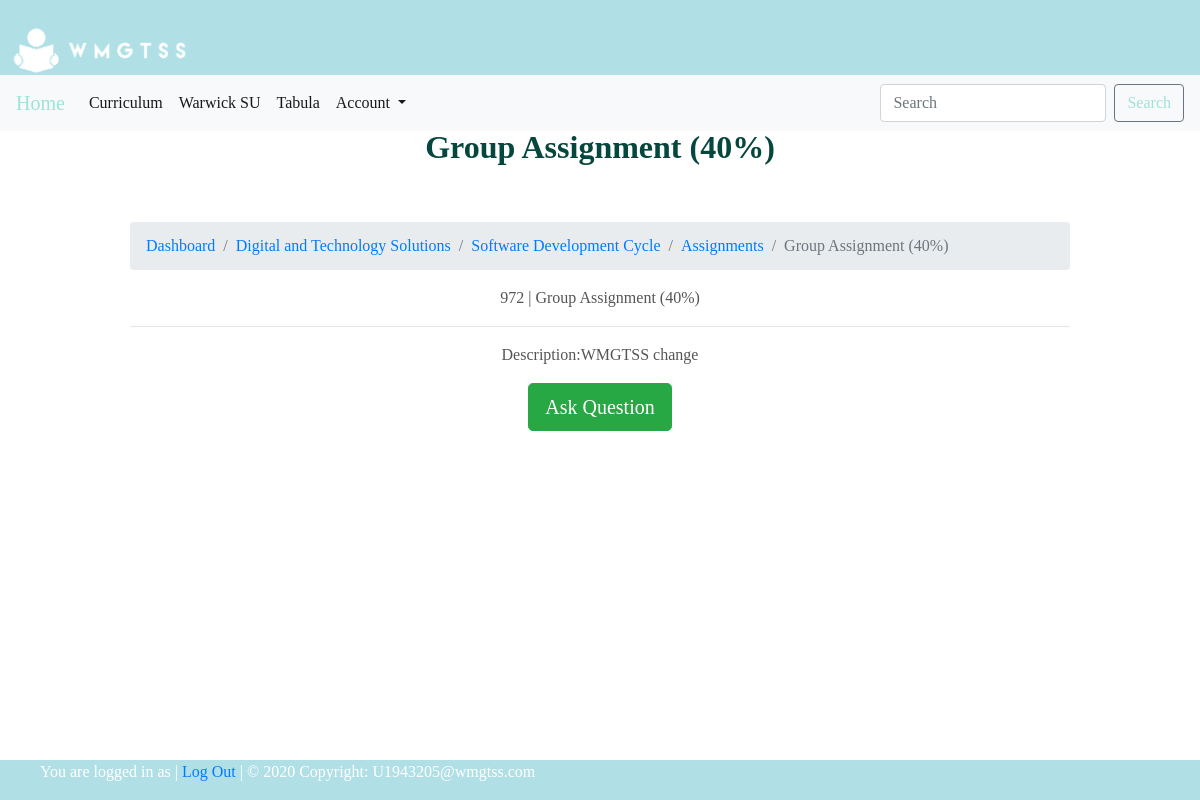
The app's page /curriculum/digital-and-technology-solutions/software-development-cycle/group-assignment-40/assignments/ with its own data.
### curriculum/models.py (models this page shows, shortened)
class Assignment(models.Model):
    id = models.CharField(primary_key =True, max_length=50)
    course = models.ForeignKey(Course, on_delete=models.CASCADE, related_name='assignments')
    module = models.ForeignKey(Module, on_delete=models.CASCADE,related_name='assignments')
    name = models.TextField(max_length=50)
    description = models.TextField(max_length=250)
    slug = models.SlugField(null=True, blank=True)
    duedate = models.DateTimeField()

class Course(models.Model):
    course_id = models.CharField(unique=True, max_length=50)
    name = models.TextField(max_length=50)
    slug = models.SlugField(null=True, blank=True)
    image = models.ImageField(upload_to=course_rename, blank=True, verbose_name="Course Image")
    description = models.TextField(max_length=500, blank=True)

class Module(models.Model):
    module_id = models.IntegerField(unique=True, max_length=100)
    name = models.TextField(max_length=50)
    course = models.ForeignKey(Course, on_delete=models.CASCADE, related_name='modules')
    teacher = models.ForeignKey(User, on_delete=models.CASCADE)
    slug = models.SlugField(null=True, blank=True)

### curriculum/views.py (the view)
# urls.py: path('<str:course>/<str:module>/<slug:slug>/assignments/', views.AssignmentDetailView.as_view(),name='assignment_detail'),
class AssignmentDetailView(DetailView, FormView):
    context_object_name = 'assignments'
    model = Assignment
    template_name = 'curriculum/assignment_detail.html'
    form_class = AnswerForm

### curriculum/forms.py
class AnswerForm(forms.ModelForm):
    class Meta:
        model = Answer
        fields = ['body']

### curriculum/templates/curriculum/assignment_detail.html (shortened to what this page needs)
{% extends 'base.html' %}
{% load static %}
{% load crispy_forms_tags %}
{% block title %} {{object.name}} {% endblock %}
{% block content %}
<nav aria-label="breadcrumb">
  <ol class="breadcrumb">
    <li class="breadcrumb-item"><a href="/">Dashboard</a></li>
    <li class="breadcrumb-item"><a href="{% url 'curriculum:course_list' %}">{{assignments.course.name}}</a></li>
    <li class="breadcrumb-item"><a href="{% url 'curriculum:module_list' slug=assignments.course.slug %}">{{assignments.module.name}}</a></li>
    <li class="breadcrumb-item"><a href="{% url 'curriculum:assignment_list' course=assignments.course.slug slug=assignments.module.slug %}">Assignments</a></li>
    <li class="breadcrumb-item active" aria-current="page">{{object.name}}</li>
  </ol>
</nav>
<body>
{{object.id}} | {{object.name}}
<hr>
<p> Description:{{object.description}}</p>
<div class="row d-flex justify-content-center mb-3">
  <a href="http://127.0.0.1:8000/curriculum/digital-and-technology-solutions/software-development-cycle/ask/"><button type="button" class="btn btn-success btn-lg btn-bloc" > Ask Question </button> </a>
</div>
{% endblock %}

### static/css/wmgtss.css (style rules this page uses)
body { font-family: Georgia, serif; color: #555; }

### records on screen
Assignment: name "Group Assignment (40%)", course.name "Digital and Technology Solutions", module.name "Software Development Cycle", id "972", description "WMGTSS change"
